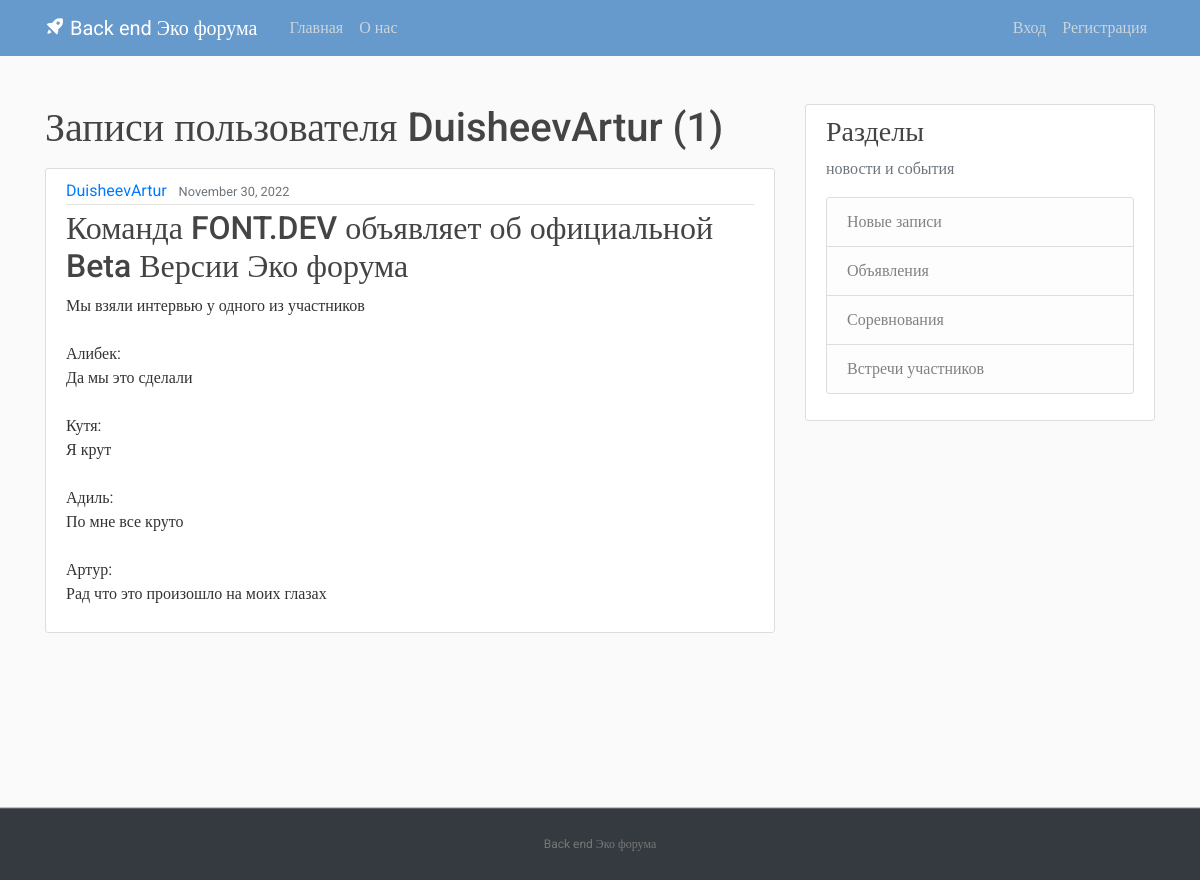
The app's page /user/DuisheevArtur with its own data.
### blog/models.py (models this page shows, shortened)
class Post(models.Model):
    title = models.CharField(max_length=100)
    content = models.TextField()
    date_posted = models.DateTimeField(default=timezone.now)
    author = models.ForeignKey(User, on_delete=models.CASCADE)

### blog/views.py (the view)
# urls.py: path('user/<str:username>', UserPostListView.as_view(), name='user-posts'),
class UserPostListView(ListView):
    model = Post
    template_name = 'blog/user_posts.html'
    context_object_name = 'posts'
    paginate_by = 5
    def get_queryset(self):
        user = get_object_or_404(User, username=self.kwargs.get('username'))
        return Post.objects.filter(author=user).order_by('-date_posted')

### blog/templates/blog/user_posts.html (shortened to what this page needs)
{% extends "blog/base.html" %}
{% block content %}
    <h1 class="mb-3">Записи пользователя {{ view.kwargs.username }} ({{ page_obj.paginator.count }})</h1>
    {% for post in posts %}
        <article class="media content-section">
          <div class="media-body">
            <div class="article-metadata">
              <a class="mr-2" href="{% url 'user-posts' post.author.username %}">{{ post.author }}</a>
              <small class="text-muted">{{ post.date_posted|date:"F d, Y" }}</small>
            </div>
            <h2><a class="article-title" href="{% url 'post-detail' post.id %}">{{ post.title }}</a></h2>
            <p class="article-content">{{ post.content }}</p>
          </div>
        </article>
    {% endfor %}
{% endblock content %}

### blog/static/blog/main.css (style rules this page uses)
﻿body, html { width:100%; height:100% }
body { margin:0; padding:0; background: #fafafa; color: #333333; margin-top: 5rem; font-family:Roboto; }
h1, h2, h3, h4, h5, h6 { color: #444444; }
.content-section { background: #ffffff; padding: 10px 20px; border: 1px solid #dddddd; border-radius: 3px; margin-bottom: 20px; }
.article-title { color: #444444; }
.article-content { white-space: pre-line; }
.article-metadata { padding-bottom: 1px; margin-bottom: 4px; border-bottom: 1px solid #e3e3e3 }

### records on screen
Post: author "DuisheevArtur", date_posted "November 30, 2022", title "Команда FONT.DEV объявляет об официальной Beta Версии Эко форума", content "Мы взяли интервью у одного из участников Алибек: Да мы это сделали Кутя: Я крут Адиль: По мне все круто Артур: Рад что это произошло на моих глазах"

### other values on screen
{{ view.kwargs.username }} "DuisheevArtur"
{{ page_obj.paginator.count }} "1"
